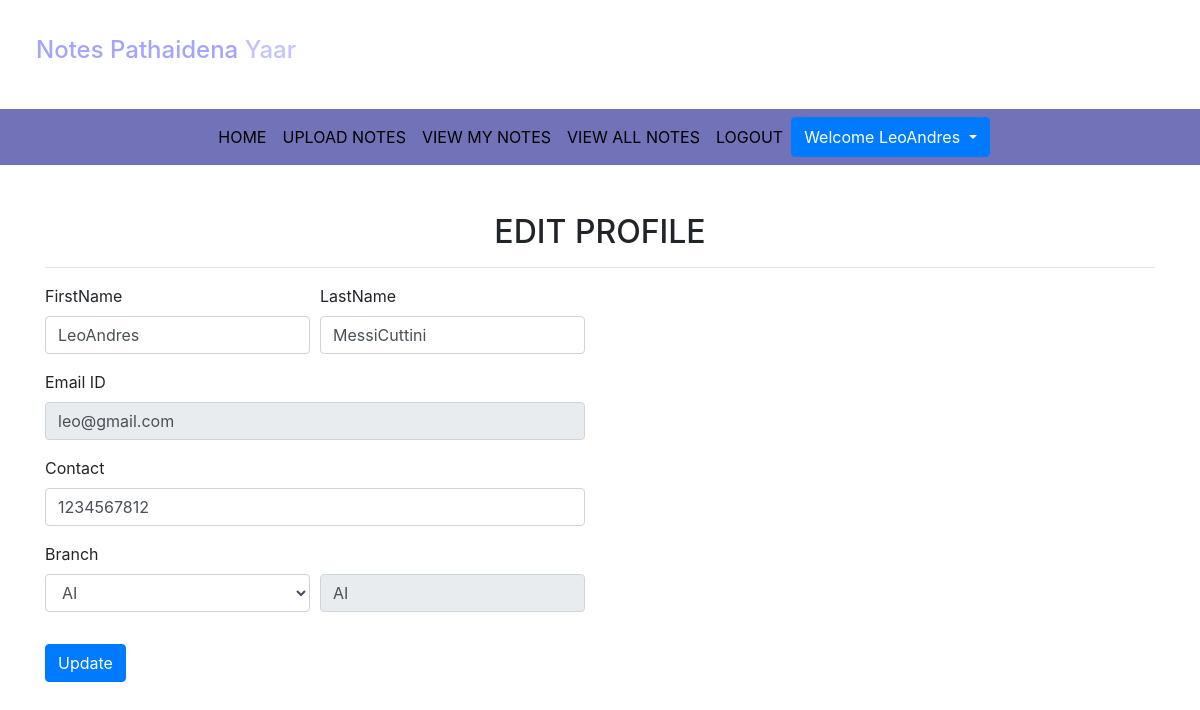
The page /edit_profile (signed in) on the database its author committed.
### notes/models.py (models this page shows, shortened)
class Signup(models.Model):
    user = models.ForeignKey(User,on_delete=models.CASCADE)
    contact = models.CharField(max_length=10,null=True)
    branch = models.CharField(max_length=30)
    role = models.CharField(max_length=15)

### notes/views.py (the view, shortened to what this page needs)
# urls.py: path('edit_profile',edit_profile,name='edit_profile'),
def edit_profile(request):
    if not request.user.is_authenticated:
        return redirect('login')
    user = User.objects.get(id=request.user.id)
    data = Signup.objects.get(user = user)
    error = False
    d={'data':data,'user':user, 'error':error}
    return render(request, 'edit_profile.html',d)

### notes/templates/edit_profile.html (shortened to what this page needs)
{% extends 'usernavigation.html' %} {% load static %} {% block body %}
<div class="container mt-5">
  <h2 class="text-center">EDIT PROFILE</h2>
  <hr />
  <div class="row">
    <div class="col-sm-6">
      <form action="" method="post">
        <div class="form-row">
          <div class="form-group col-md-6">
            <label for="">FirstName</label>
            <input
              type="text"
              class="form-control"
              value="{{data.user.first_name}}"
              name="firstname"
            />
          </div>
          <div class="form-group col-md-6">
            <label for="">LastName</label>
            <input
              type="text"
              class="form-control"
              value="{{data.user.last_name}}"
              name="lastname"
            />
          </div>
        </div>
        <div class="form-row">
          <div class="form-group col-md-12">
            <label for="">Email ID</label>
            <input
              type="text"
              class="form-control"
              value="{{data.user.username}}"
              name="emailid"
              readonly
            />
          </div>
        </div>
        <div class="form-row">
          <div class="form-group col-md-12">
            <label for="">Contact</label>
            <input
              type="text"
              class="form-control"
              value="{{data.contact}}"
              name="contact"
            />
          </div>
        </div>
        <div class="form-row">
          <div class="form-group col-md-6">
            <label for="">Branch</label>
            <select class="form-control" name="branch">
              <option value="AI">AI</option>
            </select>
          </div>
          <div class="form-group col-md-6 mt-2">
            <br />
            <input
              type="text"
              value="{{data.branch}}"
              class="form-control"
              readonly
            />
          </div>
        </div>
        <input type="submit" value="Update" class="btn btn-primary mt-3" />
      </form>
    </div>
  </div>
</div>
{% endblock %}

### notes/templates/usernavigation.html (shortened to what this page needs)
<html lang="en">
  <head>
    {% load static %}
    <link
      rel="stylesheet"
      href="https://maxcdn.bootstrapcdn.com/bootstrap/4.3.1/css/bootstrap.min.css"
    />
    <link
      rel="stylesheet"
      href="https://use.fontawesome.com/releases/v5.6.3/css/all.css"
    />
    <link rel="stylesheet" href="{% static 'css/mystyle.css'%} " />
  </head>
  <body>
    <h4 style="padding: 3%">
      <span style="color: #a4a4fd"> Notes Pathaidena</span
      ><span style="color: #c3c3fe"> Yaar</span>
    </h4>
    <nav
      class="navbar navbar-expand-sm justify-content-center"
      style="background-color: #7272b8"
    >
      <ul class="navbar-nav">
        <li class="navbar-item">
          <a class="nav-link" href="{% url 'profile'%}">HOME</a>
        </li>
        <li class="navbar-item">
          <a class="nav-link" href="{% url 'upload_notes'%}">UPLOAD NOTES</a>
        </li>
        <li class="navbar-item">
          <a class="nav-link" href="{% url 'view_mynotes'%}">VIEW MY NOTES</a>
        </li>
        <li class="navbar-item">
          <a class="nav-link" href="{% url 'viewallnotes'%}">VIEW ALL NOTES</a>
        </li>
        <li class="navbar-item">
          <a class="nav-link" href="{% url 'logout'%}">LOGOUT</a>
        </li>
        <div class="btn-group">
          <button
            type="button"
            class="btn btn-primary dropdown-toggle"
            data-toggle="dropdown"
          >
            Welcome {{request.user.first_name}}
          </button>
        </div>
      </ul>
    </nav>
  </body>
</html>
{% block body %} {% endblock %}

### notes/static/css/mystyle.css (style rules this page uses)
.nav-link { color: black; }

### rows shown on the page
Signup: firstname "LeoAndres", lastname "MessiCuttini", emailid "leo@gmail.com", contact "1234567812", branch "AI"

### other values the page prints
{{ request.user.first_name }} "LeoAndres"
